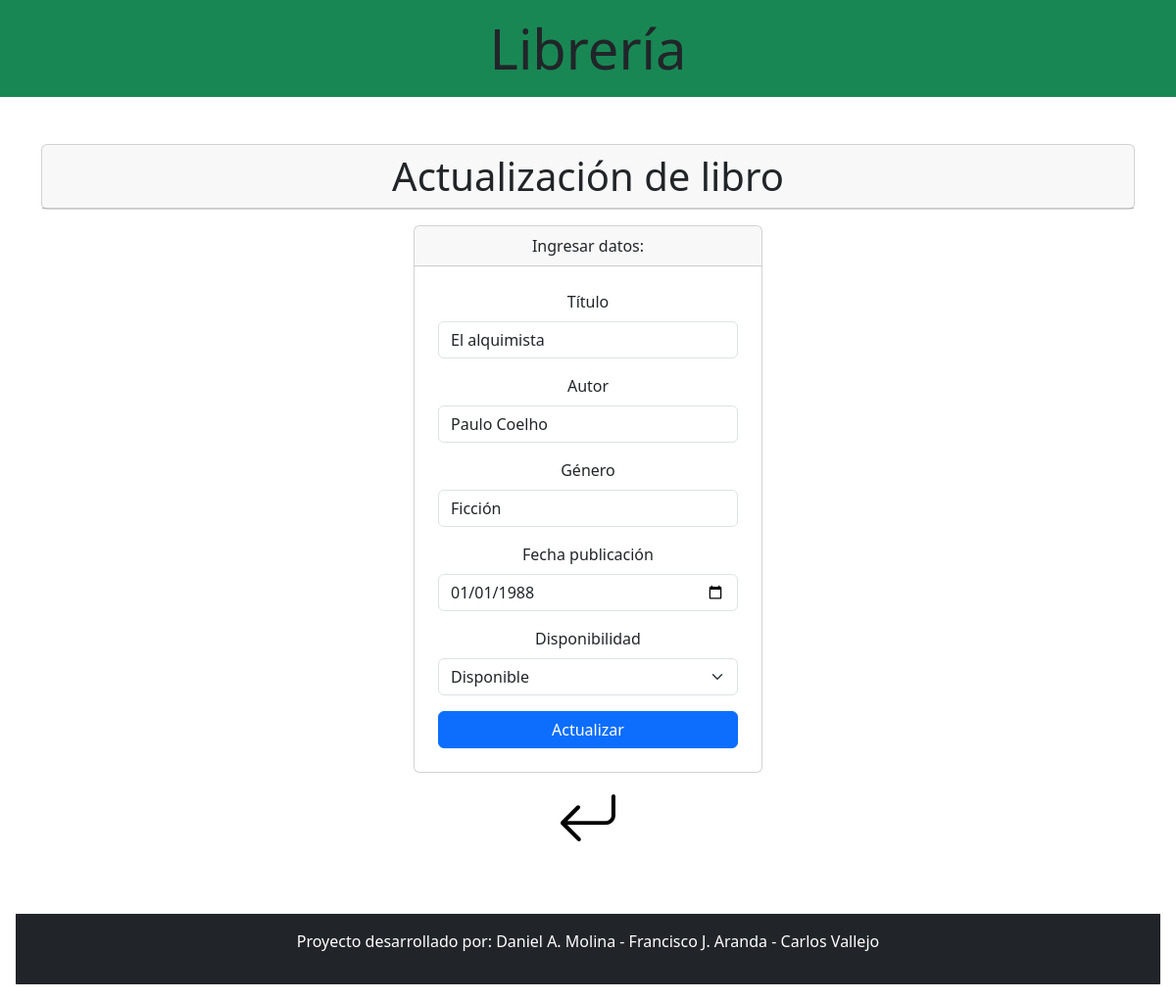
The page /crudLibro/actualiza2.php?id=1 on the database its author committed.
### tables this page shows
CREATE TABLE IF NOT EXISTS `libros` (
    `id_libro` int NOT NULL AUTO_INCREMENT, `titulo` varchar(100) NOT NULL, `autor` varchar(100) NOT NULL, `genero` varchar(100) NOT NULL, `fecha_publicacion` date NOT NULL, `disponibilidad` tinyint(1) NOT NULL, `prestamo` int DEFAULT NULL, PRIMARY KEY (`id_libro`)
);

### crudLibro/actualiza2.php (the view, shortened to what this page needs)
<?php
include "header.php";
include "conexion.php";
mysqli_select_db($conexion, "libreria");
$librosactualizar = $_GET["id"];
$seleccionar = "SELECT * FROM libros WHERE id_libro = '$librosactualizar'";
$registros = mysqli_query($conexion, $seleccionar);
$registro = mysqli_fetch_row($registros);
?>
<div class="container my-5">
    <div class="row">
        <div class="col text-center">
            <div class="card">
                <div class="card-header display-6">
                    Actualización de libro
                </div>
            </div>
            <div class="row mt-3 justify-content-md-center">
                <div class="col-md-4">
                    <div class="card">
                        <div class="card-header">
                            Ingresar datos:
                        </div>
                        <form class="p-4" method="POST" action="actualizar3.php?idmodifica=<?php echo $librosactualizar ?>">
                            <div class="mb-3">
                                <label for="titulo" class="form-label">Título</label>
                                <input type="text" class="form-control" name="titulo" id="titulo" autofocus placeholder="Titulo" required value="<?php echo $registro[1]; ?>" />
                            </div>
                            <div class="mb-3">
                                <label for="autor" class="form-label">Autor</label>
                                <input type="text" class="form-control" name="autor" id="autor" placeholder="Introduce autor" required value="<?php echo $registro[2]; ?>" />
                            </div>
                            <div class="mb-3">
                                <label for="genero" class="form-label">Género</label>
                                <input type="text" class="form-control" name="genero" id="genero" placeholder="Introduce genero" required value="<?php echo $registro[3]; ?>" />
                            </div>
                            <div class="mb-3">
                                <label for="fecha" class="form-label">Fecha publicación</label>
                                <input type="date" class="form-control" name="fecha" id="fecha" placeholder="Introduce fecha" required value="<?php echo $registro[4]; ?>" />
                            </div>
                            <div class="mb-3">
                                <label for="disponibilidad" class="form-label">Disponibilidad</label>
                                <select class="form-select" name="disponibilidad" id="disponibilidad" required>
                                    <option value="1" <?php if ($registro[5] == 1) echo "selected"; ?>>Disponible</option>
                                </select>
                            </div>
                            <div class="d-grid">
                                <input type="submit" class="btn btn-primary" value="Actualizar">
                            </div>
                        </form>
                    </div>
                </div>
                <a href="panel_admin.php"><i class="bi-arrow-return-left px-3" style="font-size:4rem; color:black;"></i></a>
            </div>
        </div>
    </div>
</div>
<?php include("../footer_libros.php"); ?>

### rows shown on the page
libros: titulo "El alquimista", autor "Paulo Coelho", genero "Ficción", fecha "01/01/1988", disponibilidad "Disponible"
